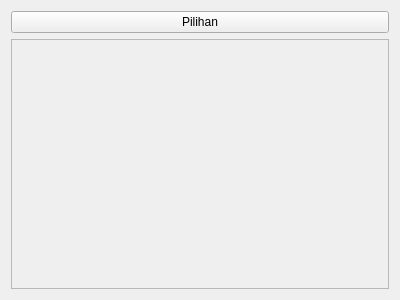
<?xml version="1.0" encoding="UTF-8"?>
<ui version="4.0">
 <class>Widget</class>
 <widget class="QWidget" name="Widget">
  <property name="geometry">
   <rect>
    <x>0</x>
    <y>0</y>
    <width>400</width>
    <height>300</height>
   </rect>
  </property>
  <property name="windowTitle">
   <string>Widget</string>
  </property>
  <layout class="QVBoxLayout" name="verticalLayout">
   <item>
    <widget class="QPushButton" name="optionpushButton">
     <property name="text">
      <string>Pilihan</string>
     </property>
    </widget>
   </item>
   <item>
    <widget class="QScrollArea" name="scrollArea">
     <property name="widgetResizable">
      <bool>true</bool>
     </property>
     <widget class="QWidget" name="scrollAreaWidgetContents">
      <property name="geometry">
       <rect>
        <x>0</x>
        <y>0</y>
        <width>380</width>
        <height>252</height>
       </rect>
      </property>
     </widget>
    </widget>
   </item>
  </layout>
 </widget>
 <layoutdefault spacing="6" margin="11"/>
 <resources/>
 <connections/>
</ui>
